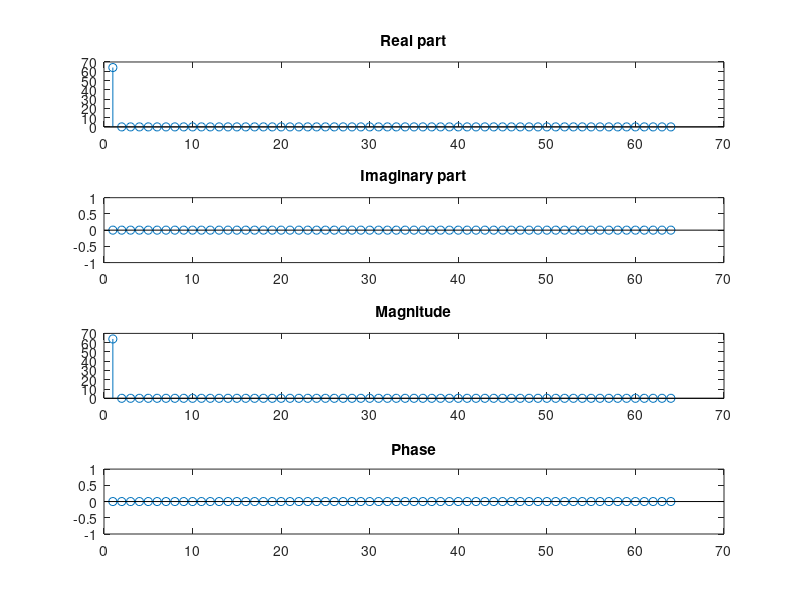
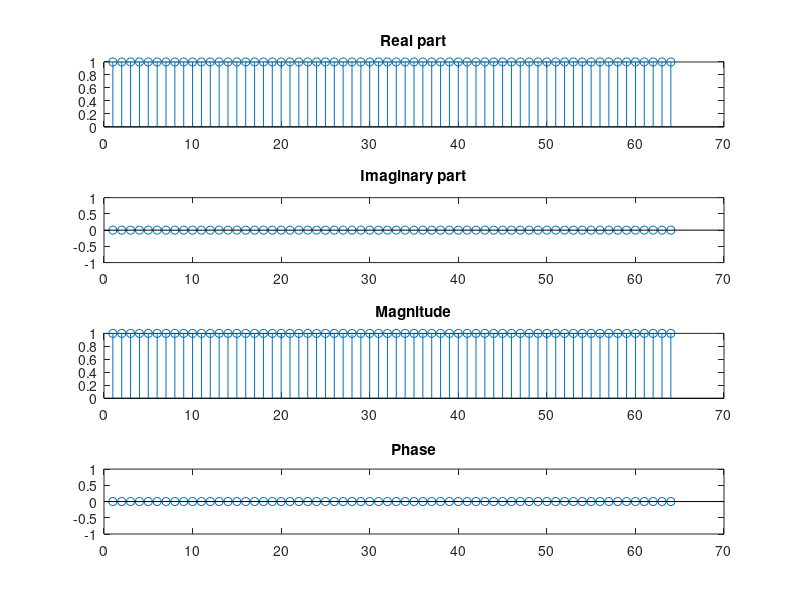
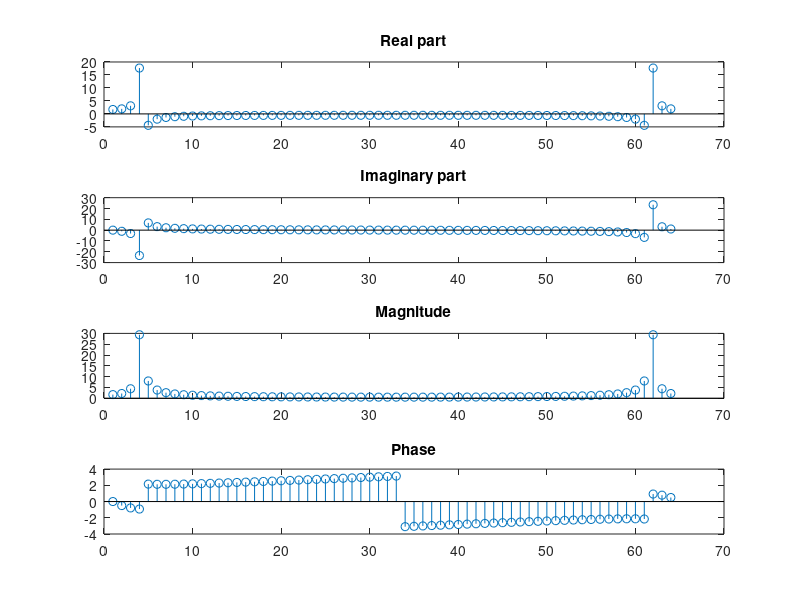
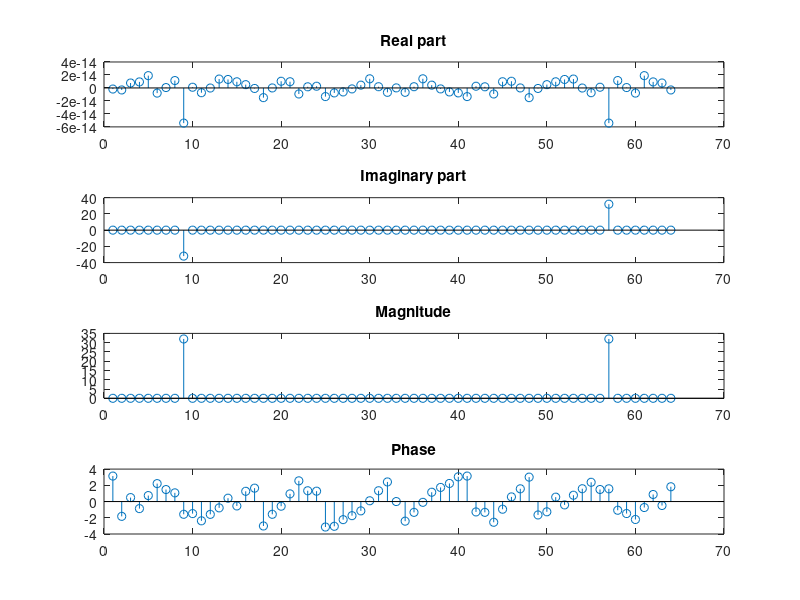

Here is the MATLAB script that generated these plots, in order:
% Test fft function

% Uniform function
s1 = ones(1, 64);
sw1 = fft(s1);
f = figure('Name', 'Uniform function');
subplot(4,1,1); stem(real(sw1)); title('Real part');
subplot(4,1,2); stem(imag(sw1)); title('Imaginary part');
subplot(4,1,3); stem(abs(sw1)); title('Magnitude');
subplot(4,1,4); stem(angle(sw1)); title('Phase');
saveas(f, 'Results/2_Comparison_with_Matlab’s_FFT_function/Uniform_function.png');

% Delta function
s2 = (1:64) == 1;
sw2 = fft(s2);
f = figure('Name', 'Delta function');
subplot(4,1,1); stem(real(sw2)); title('Real part');
subplot(4,1,2); stem(imag(sw2)); title('Imaginary part');
subplot(4,1,3); stem(abs(sw2)); title('Magnitude');
subplot(4,1,4); stem(angle(sw2)); title('Phase');
saveas(f, 'Results/2_Comparison_with_Matlab’s_FFT_function/Delta_function.png');

% Sine wave: Test with two different values of w
w_values = [5, 12.5]; % you can use any values here
for w = w_values
    s3 = sin(((1:64)-1)*2*pi*w/100);
    sw3 = fft(s3);
    f = figure('Name', ['Sine wave with w = ', num2str(w)]);
    subplot(4,1,1); stem(real(sw3)); title('Real part');
    subplot(4,1,2); stem(imag(sw3)); title('Imaginary part');
    subplot(4,1,3); stem(abs(sw3)); title('Magnitude');
    subplot(4,1,4); stem(angle(sw3)); title('Phase');
    saveas(f, ['Results/2_Comparison_with_Matlab’s_FFT_function/Sine_wave_w_', num2str(w), '.png']);
end

% Symmetrical rectangular pulse: Test with two different values of T
T_values = [15, 25]; % you can use any values here
for T = T_values
    s4 = [0:31 32:-1:1]<T;
    sw4 = fft(s4);
    f = figure('Name', ['Symmetrical rectangular pulse with T = ', num2str(T)]);
    subplot(4,1,1); stem(real(sw4)); title('Real part');
    subplot(4,1,2); stem(imag(sw4)); title('Imaginary part');
    subplot(4,1,3); stem(abs(sw4)); title('Magnitude');
    subplot(4,1,4); stem(angle(sw4)); title('Phase');
    saveas(f, ['Results/2_Comparison_with_Matlab’s_FFT_function/Symmetrical_rectangular_pulse_T_', num2str(T), '.png']);
end